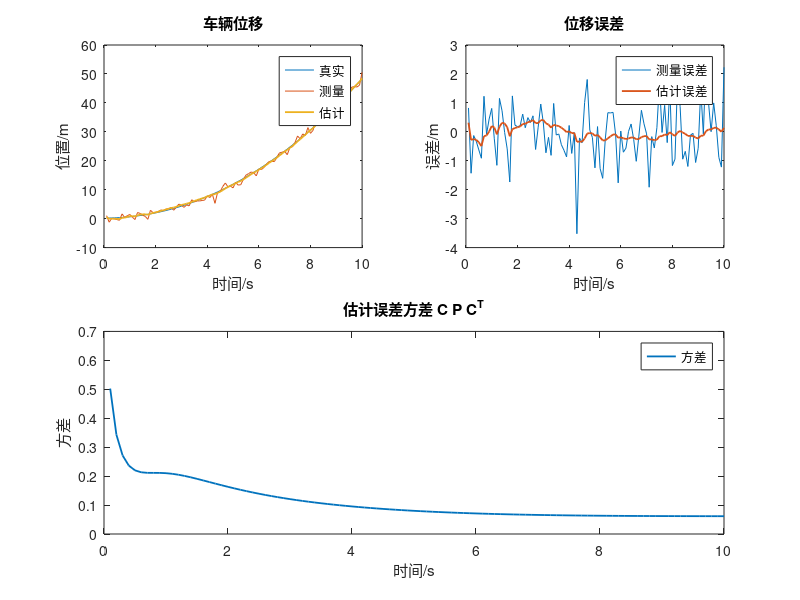

The MATLAB script that drew this image:
%% 一维车辆运动的卡尔曼滤波仿真（修正版）
% 状态变量：x = [p; v]
% 控制变量：u = 加速度
% 真实系统含加速度噪声
% 测量变量：y = p
% KF 估计状态 x_hat = [p; v]

clear; clc;

dt = 0.1;      % 采样周期
N = 100;       % 仿真步数

%% 状态转移矩阵
A = [1, dt;
     0, 1];

B = [0;
     dt];

C = [1, 0];

%% 噪声设置
sigma_a = 0.2;      % 加速度噪声标准差（过程噪声）
R = 1;              % 测量噪声方差

% 过程噪声离散化（加速度噪声 → 状态噪声）
Q = sigma_a^2 * [dt^4/4, dt^3/2;
                 dt^3/2, dt^2];

%% 真实初始状态
xreal = [0.2; 0];

%% KF 初始状态
xh = [0; 0];    % 初始估计
P = eye(2);     % 初始协方差

%% 控制输入（恒定加速度）
u = ones(1, N);

%% 噪声生成
w = mvnrnd([0 0], Q, N)';  % Nx 随机过程噪声
v = sqrt(R) * randn(1, N); % 测量噪声

%% 结果记录
y_real_list = zeros(1, N);
y_meas_list = zeros(1, N);
y_est_list  = zeros(1, N);
cov_list    = zeros(1, N);   % 估计误差方差 C*P*C'

%% ----------------------- 主循环 -----------------------
for k = 1:N

    % 真实系统状态演化
    xreal = A * xreal + B * u(k) + w(:, k);

    % 真实测量
    y_real = C * xreal;

    % 含噪声测量
    yv = y_real + v(k);

    % ====== KF 预测 ======
    x_pred = A * xh + B * u(k);
    P_pred = A * P * A' + Q;

    % ====== KF 更新 ======
    K = P_pred * C' / (C * P_pred * C' + R);
    xh = x_pred + K * (yv - C * x_pred);
    P = (eye(2) - K * C) * P_pred;

    % ====== 记录 ======
    y_real_list(k) = y_real;
    y_meas_list(k) = yv;
    y_est_list(k)  = C * xh;
    cov_list(k)    = C * P * C';
end

%% ===================== 作 图 =====================
t = (1:N) * dt;

figure(1);
subplot(2,2,1)
plot(t, y_real_list, t, y_meas_list, t, y_est_list, 'LineWidth',1.3)
legend('真实','测量','估计','Location','best')
title('车辆位移')
xlabel('时间/s'); ylabel('位置/m');

subplot(2,2,2)
plot(t, y_meas_list - y_real_list, t, y_est_list - y_real_list, 'LineWidth',1.3)
legend('测量误差','估计误差','Location','best')
title('位移误差')
xlabel('时间/s'); ylabel('误差/m');

subplot(2,2,[3 4])
plot(t, cov_list, 'LineWidth',1.3)
title('估计误差方差 C P C^T')
xlabel('时间/s'); ylabel('方差');
legend('方差','Location','best')
